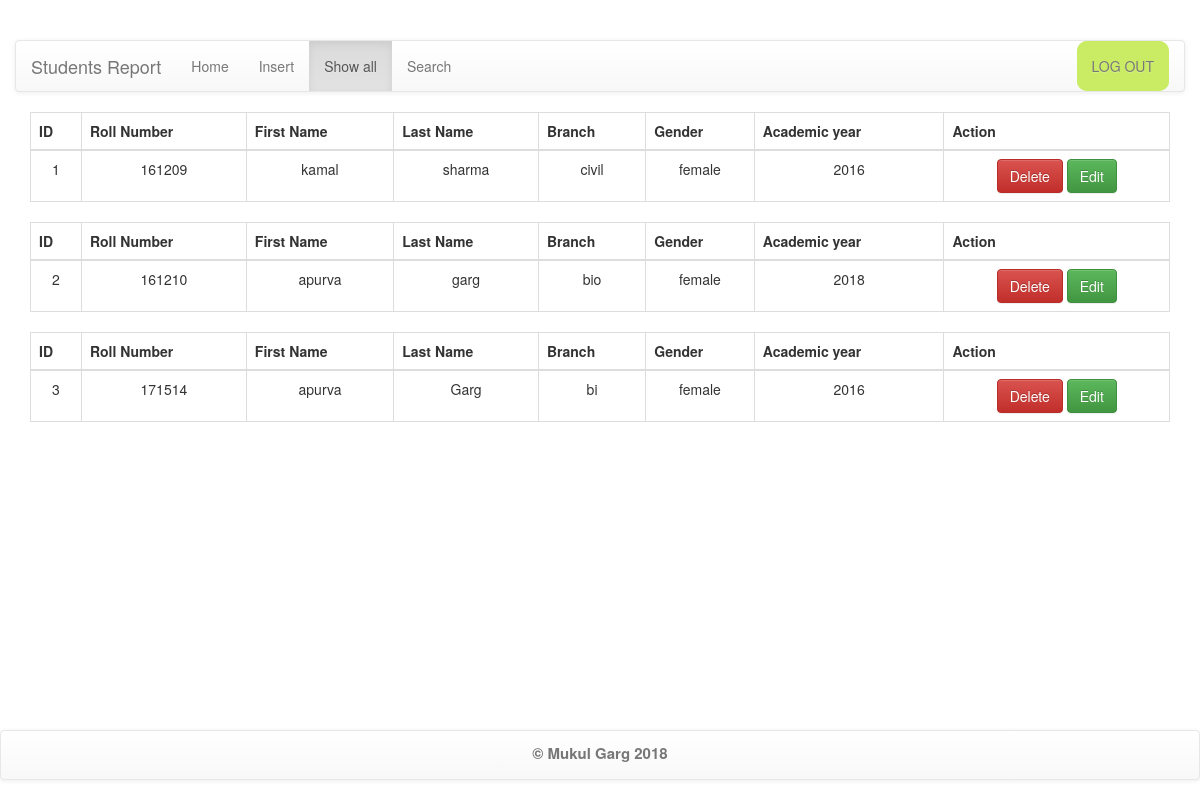
The app's page /show_all.php (signed in) with its own data.
### tables this page shows
CREATE TABLE IF NOT EXISTS `student` (
`id` int(11) NOT NULL,
  `rollno` int(100) unsigned NOT NULL,
  `fname` varchar(225) NOT NULL,
  `lname` varchar(225) NOT NULL,
  `branch` varchar(225) NOT NULL,
  `gender` varchar(225) NOT NULL,
  `acayear` int(11) NOT NULL
);

### show_all.php (the view, shortened to what this page needs)
<!DOCTYPE html>
<html>
<head lang="en">
    <link rel="stylesheet" type="text/css" href="css/bootstrap.css">
    <link rel="stylesheet" type="text/css" href="css/bootstrap-theme.css">
    <link rel="stylesheet" type="text/css" href="style.css">
</head>
<body>
<div class="container-fluid">
    <nav class="navbar navbar-default nav-edit">
        <div class="container-fluid">
            <div class="navbar-header">
                <a class="navbar-brand" href="home.php">Students Report</a>
            </div>
            <div id="navbar" class="navbar-collapse collapse">
                <ul class="nav navbar-nav">
                    <li><a href="home.php">Home</a></li>
                    <li><a href="insert.php">Insert</a></li>
                    <li class="active"><a href="show_all.php">Show all</a></li>
                    <li><a href="search.php">Search</a></li>
                </ul>
                <ul class="nav navbar-nav navbar-right log-out">
                    <li><a href="log_out.php" class="log-out">LOG OUT</a></li>
                </ul>
            </div>
        </div>
    </nav>
     <?php
    include 'connection.php';
    $query = "SELECT * FROM student";
    $result = mysqli_query($conn,$query);
     while($person = mysqli_fetch_array($result)){
        ?>
        <div class="container-fluid">
            <table class="table table-bordered margin-content text-center">
                <thead>
                <tr>
                    <th>ID</th>
                    <th>Roll Number</th>
                    <th>First Name</th>
                    <th>Last Name</th>
                    <th>Branch</th>
                    <th>Gender</th>
                    <th>Academic year</th>
                    <th>Action</th>
                </tr>
                </thead>
                <tbody>
                <tr class="show-all-content">
                   <?php
                    $i=$person["id"];
                    ?>
                    <td><?php echo $person["id"];?></td>
                    <td><?php echo $person["rollno"];?></td>
                    <td>
                        <p> <?php echo $person["fname"]; ?> </p>
                    </td>
                    <td>
                        <p> <?php echo $person["lname"] ?> </p>
                    </td>
                    <td>
                        <p> <?php echo $person["branch"]; ?> </p>
                    </td>
                    <td>
                        <p> <?php echo $person["gender"]; ?> </p>
                    </td>
                    <td>
                        <p> <?php echo $person["acayear"]; ?> </p>
                    </td>
                    <td>
                      <?php  echo "<a style='text-decoration:none;' class='btn btn-danger' href='delete.php?sid=$i'>Delete</a>";
                    ?>
                        <button  type="button" class="btn btn-success edit_person" data-toggle="modal" data-target="#myModal" data-personid="<?php  ?>">
                            Edit
                        </button>
                    </td>
                </tr>
                </tbody>
            </table>
        </div>
    <?php } ?>
    <nav class="navbar navbar-default nav-edit home-footer">
        <div class="container-fluid">
            <p class="main-footer">&copy; Mukul Garg 2018</p>
        </div>
    </nav>
</div>
</body>

### style.css (style rules this page uses)
body { padding-top: 40px; padding-bottom: 80px; //background-image: url("img/bg-imge.jpg"); background-repeat: repeat-y; background-size: 100% auto; }
.main-footer { text-align: center; font-size: 15px; font-weight: bold; color: #777; margin-top: 12px; }
.home-footer { position: fixed; bottom: 0; left: 0; right: 0; }
.show-all-content td { padding-top: 15px; }
.log-out { background-color: #CAEC64; border-radius: 10px; }

### records on screen
student: id "1", rollno "161209", fname "kamal", lname "sharma", branch "civil", gender "female", acayear "2016"
student: id "2", rollno "161210", fname "apurva", lname "garg", branch "bio", gender "female", acayear "2018"
student: id "3", rollno "171514", fname "apurva", lname "Garg", branch "bi", gender "female", acayear "2016"
